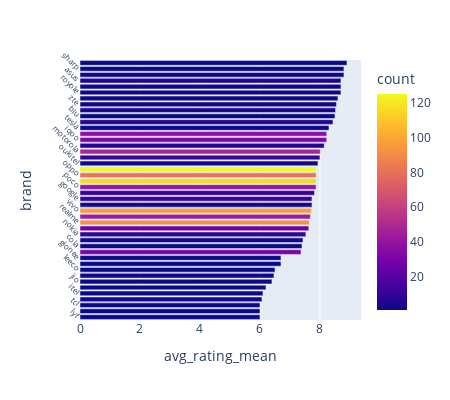

The code cell stored with this chart in its notebook:
### Markdown cell above
**We can think of these brands as an "under the radar" cohort of smartphone brands.**

**Insight**: Why is this important?
1. less homogeneity of brands creates an opportunity to for consumers to "be different" with their choice of smartphone brand
   - example: Nothing phone, "minimalist"
2. some smartphones may be ultra-specific, serving only one market niche
   - example: Doogee, battery life

### Code cell
gb2 = smarts.groupby(["brand"]).agg({"avg_rating": ["count", "mean"]}).reset_index()
gb2.columns = ["brand", "count", "avg_rating_mean"]
gb2 = gb2.sort_values(by="avg_rating_mean", ascending=True)
g = px.bar(gb2.dropna(), y="brand", x="avg_rating_mean", color="count", color_continuous_scale="plasma")

g.update_layout({"height": 400, "width": 450, 
                 "yaxis": {"tickangle": 45, "tickfont": {"size": 8}}})

### Figure 1 — Plotly figure (JSON) as saved in the notebook; plotly's stock layout.template omitted (floating-point values rounded to 4 significant figures)
{"data": [{"alignmentgroup": "True", "hovertemplate": "avg_rating_mean=%{x}<br>brand=%{y}<br>count=%{marker.color}<extra></extra>", "legendgroup": "", "marker": {"color": [1, 1, 1, 3, 1, 1, 1, 3, 1, 1, 1, 31, 1, 3, 10, 28, 92, 44, 96, 3, 12, 11, 40, 116, 82, 125, 3, 11, 48, 7, 32, 38, 1, 6, 1, 5, 2, 2, 2, 2, 6, 2, 1, 1], "coloraxis": "coloraxis", "pattern": {"shape": ""}}, "name": "", "offsetgroup": "", "orientation": "h", "showlegend": false, "textposition": "auto", "type": "bar", "x": [6, 6, 6, 6.067, 6.1, 6.2, 6.4, 6.467, 6.5, 6.7, 6.7, 7.368, 7.4, 7.433, 7.53, 7.629, 7.645, 7.68, 7.716, 7.733, 7.733, 7.818, 7.87, 7.872, 7.873, 7.878, 7.933, 8, 8.01, 8.143, 8.222, 8.224, 8.3, 8.433, 8.5, 8.52, 8.55, 8.6, 8.7, 8.7, 8.7, 8.8, 8.8, 8.9], "xaxis": "x", "y": ["lyf", "letv", "tcl", "ikall", "itel", "vertu", "jio", "micromax", "leeco", "blackview", "gionee", "tecno", "cola", "lava", "nokia", "infinix", "realme", "apple", "vivo", "redmi", "google", "honor", "poco", "samsung", "oppo", "xiaomi", "oukitel", "huawei", "motorola", "sony", "iqoo", "oneplus", "tesla", "nubia", "blu", "nothing", "zte", "doogee", "royole", "lg", "asus", "lenovo", "sharp", "leitz"], "yaxis": "y"}], "layout": {"barmode": "relative", "coloraxis": {"colorbar": {"title": {"text": "count"}}, "colorscale": [[0, "#0d0887"], [0.1111, "#46039f"], [0.2222, "#7201a8"], [0.3333, "#9c179e"], [0.4444, "#bd3786"], [0.5556, "#d8576b"], [0.6667, "#ed7953"], [0.7778, "#fb9f3a"], [0.8889, "#fdca26"], [1, "#f0f921"]]}, "height": 400, "legend": {"tracegroupgap": 0}, "margin": {"t": 60}, "width": 450, "xaxis": {"anchor": "y", "autorange": true, "domain": [0, 1], "range": [0, 9.368], "title": {"text": "avg_rating_mean"}, "type": "linear"}, "yaxis": {"anchor": "x", "autorange": true, "domain": [0, 1], "range": [-0.5, 43.5], "tickangle": 45, "tickfont": {"size": 8}, "title": {"text": "brand"}, "type": "category"}}}
